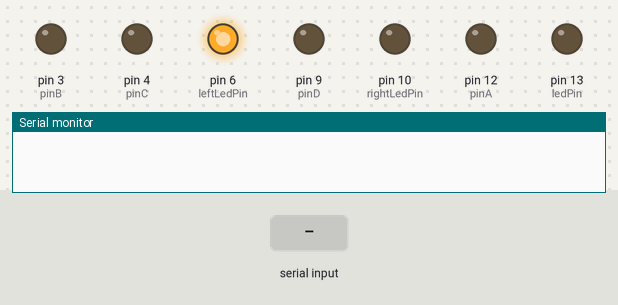
The sketch below on a simulated Arduino Uno, built with avr-gcc and run on an emulated ATmega328P. Parts: output pins drawn as LEDs (lit = HIGH), the last lines printed to the serial monitor. Dashed ring = blinking. The inputs (shaded band) are chosen by the test bench.

Above: at 1.2 s.
1.3 s: "7" received over Serial
At 1.67 s:
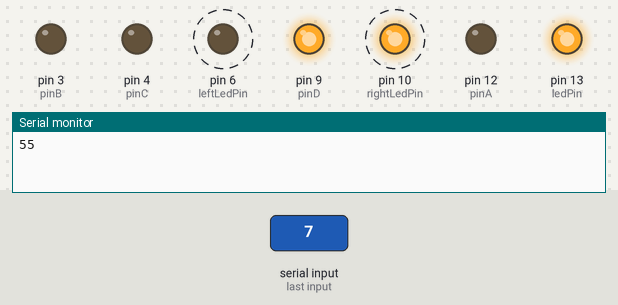
4.3 s: "1" received over Serial
At 4.42 s:
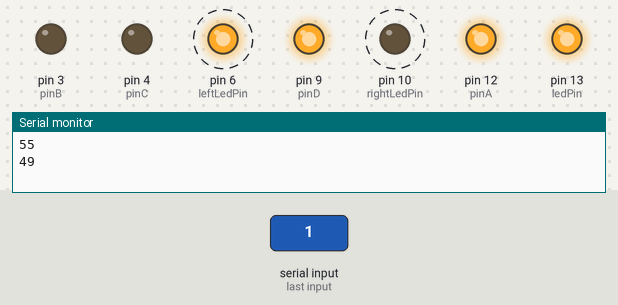
7.3 s: "3" received over Serial
At 7.42 s:
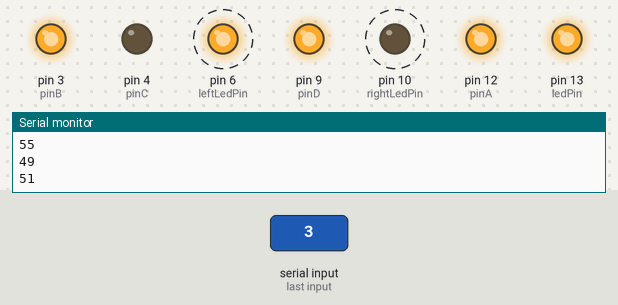
10.3 s: "0" received over Serial
At 10.42 s:
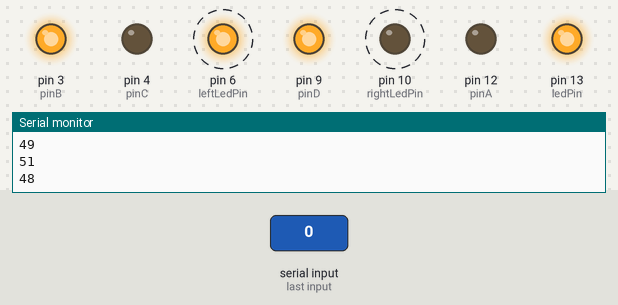
13.3 s: "5" received over Serial
At 13.42 s:
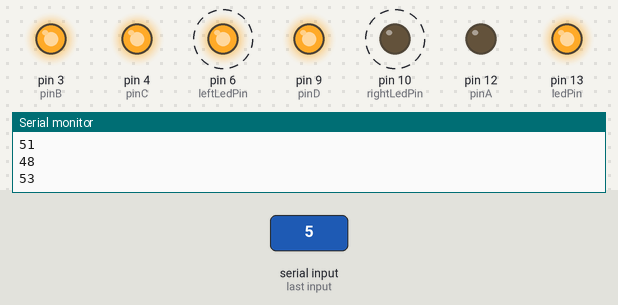
16.3 s: "2" received over Serial
At 16.42 s:
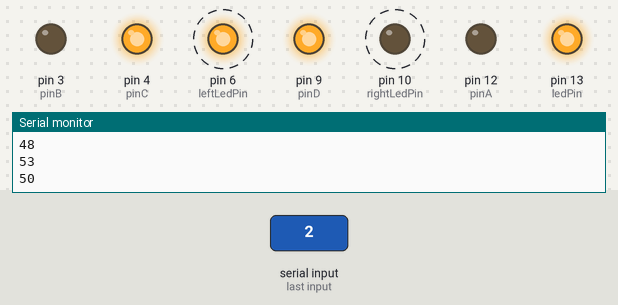
Timing chart, 0 to 20.3 s (numbered marks = the images above; inputs shaded):
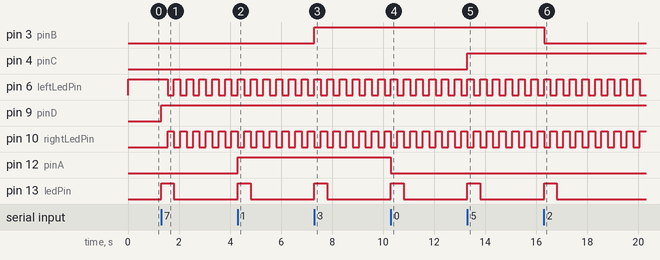

The sketch:

bluetooth.ino
```cpp
int pinA = 12;
int pinB = 3;
int pinC = 4;
int pinD = 9;
int ledPin = 13;  // use the built in LED on pin 13 of the Uno
int leftLedPin = 6;
int rightLedPin = 10;
int state = 0;
boolean disco = false;

void setup() {
    // sets the pins as outputs:
    pinMode(pinA, OUTPUT);
    pinMode(pinB, OUTPUT);
    pinMode(pinC, OUTPUT);
    pinMode(pinD, OUTPUT);
    pinMode(ledPin, OUTPUT);
    pinMode(leftLedPin, OUTPUT);
    pinMode(rightLedPin, OUTPUT);
    leftLed();

    Serial.begin(9600); // Default connection rate for my BT module
}

void loop() {

    analogWrite(ledPin, 0); //turn the LED off

    //if some data is sent, read it and save it in the state variable
    if(Serial.available() > 0){
      state = Serial.read();
      Serial.println(String(state));
      analogWrite(ledPin, 255);
    }

    switch (state) {
      case '0':
        analogWrite(pinA, 0);
        break;
      case '1':
        analogWrite(pinA, 255);
        break;
      case '2':
        analogWrite(pinB, 0);
        leftLed();
        break;
      case '3':
        analogWrite(pinB, 255);
        rightLed();
        break;
      case '4':
        analogWrite(pinC, 0);
        break;
      case '5':
        analogWrite(pinC, 255);
        break;
      case '6':
        analogWrite(pinD, 0);
        disco = false;
        analogWrite(pinB, 0); //back to default
        leftLed();
        break;
      case '7':
        analogWrite(pinD, 255);
        disco = true;
        break;
    }

    if (disco) {
      discoMode();
    }

}

void leftLed() {
  analogWrite(leftLedPin, 255);
  analogWrite(rightLedPin, 0);
}

void rightLed() {
  analogWrite(leftLedPin, 0);
  analogWrite(rightLedPin, 255);
}

void discoMode() {
  leftLed();
  delay(250);
  rightLed();
  delay(250);
}
```

Measured:
- after the input at 1.3 s, pin 6 (leftLedPin), pin 10 (rightLedPin): alternates HIGH for 0.25 s and LOW for 0.25 s, starting after 0.25 s; pin 9 (pinD): LOW → HIGH at once; pin 13 (ledPin): LOW → HIGH at once, → LOW 0.50 s later
- after the input at 4.3 s, pin 12 (pinA): LOW → HIGH at once; pin 13 (ledPin): LOW → HIGH at once, → LOW 0.50 s later
- after the input at 7.3 s, pin 3 (pinB): LOW → HIGH at once; pin 13 (ledPin): LOW → HIGH at once, → LOW 0.50 s later
- after the input at 10.3 s, pin 12 (pinA): HIGH → LOW at once; pin 13 (ledPin): LOW → HIGH at once, → LOW 0.50 s later
- after the input at 13.3 s, pin 4 (pinC): LOW → HIGH at once; pin 13 (ledPin): LOW → HIGH at once, → LOW 0.50 s later
- after the input at 16.3 s, pin 3 (pinB): HIGH → LOW at once; pin 13 (ledPin): LOW → HIGH at once, → LOW 0.50 s later
